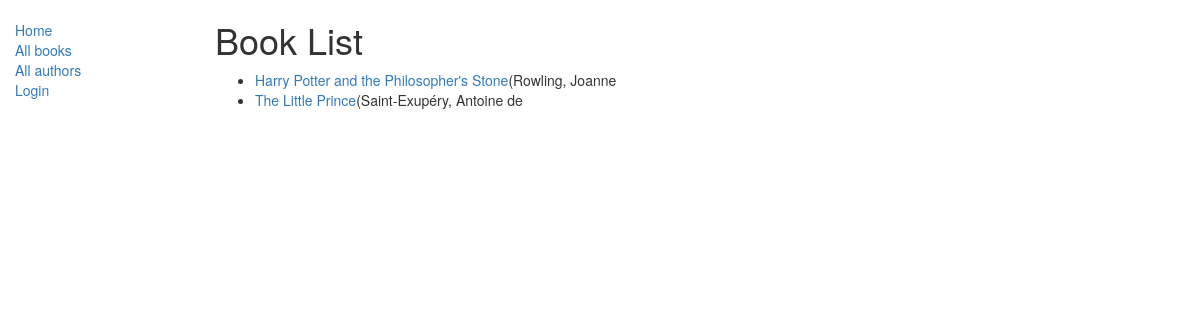
/catalog/books/, run on the app's committed database.
### catalog/models.py (models this page shows, shortened)
class Book(models.Model):
    title = models.CharField(max_length=200)
    author = models.ForeignKey('Author', on_delete=models.SET_NULL, null=True)
    summary = models.TextField(max_length=1000, help_text="Enter a brief description of the book.")
    isbn = models.CharField(max_length=13,
                            help_text='13 Character <a href="https://www.isbn-international.org/content/what-isbn">ISBN number</a>')
    genre = models.ManyToManyField(Genre, help_text='Select a genre for this book')
    def get_absolute_url(self):
        return reverse('book-detail', args=[str(self.id)])
    def display_genre(self):
        return ', '.join([genre.name for genre in self.genre.all()[0:3]])
    display_genre.short_description = 'Genre'

class Author(models.Model):
    first_name = models.CharField(max_length=100)
    last_name = models.CharField(max_length=100)
    date_of_birth = models.DateField(null=True, blank=True)
    date_of_died = models.DateField('Died', null=True, blank=True)
    def __str__(self):
        return '%s, %s' % (self.last_name, self.first_name)

### catalog/views.py (the view)
class BookListView(generic.ListView):
    model = Book
    paginate_by = 10

### catalog/templates/catalog/book_list.html
{% extends 'base_generic.html' %}
{% block content %}
    <h1>Book List</h1>
    {% if book_list  %}
        <ul>
        {% for book in book_list %}
            <li>
            <a href = "{{ book.get_absolute_url }}">{{ book.title }}</a>({{ book.author }}
            </li>
        {% endfor %}
        </ul>
        {% else %}
        <p>There no books in the library.</p>
    {% endif %}
{% endblock %}

### data on the page
Book: title "Harry Potter and the Philosopher's Stone", author "Rowling, Joanne"
Book: title "The Little Prince", author "Saint-Exupéry, Antoine de"
